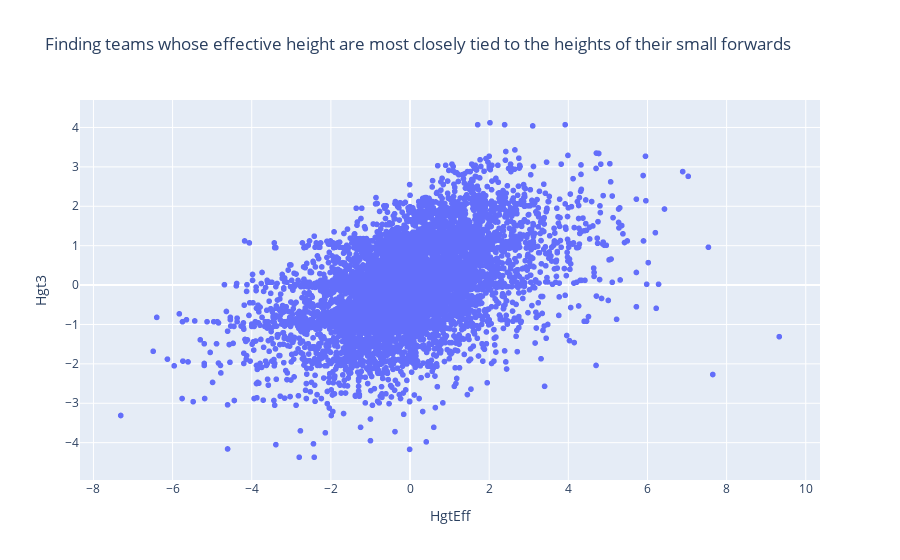

Source (notebook cell):
### Code cell
fig = px.scatter(
multivariatecopy,
x='HgtEff',
y='Hgt3',
hover_name='Team/Year',
title='Finding teams whose effective height are most closely tied to the heights of their small forwards'
)
fig.show()

### Figure 1 — Plotly figure (JSON) as saved in the notebook; plotly's stock layout.template omitted (floating-point values rounded to 4 significant figures; data arrays with more than 128 entries replaced by an {"elided": "..."} marker saying what was removed)
{"data": [{"hovertemplate": "<b>%{hovertext}</b><br><br>HgtEff=%{x}<br>Hgt3=%{y}<extra></extra>", "hovertext": {"elided": "6660 str values"}, "legendgroup": "", "marker": {"color": "#636efa", "symbol": "circle"}, "mode": "markers", "name": "", "showlegend": false, "type": "scattergl", "x": {"elided": "6660 float values"}, "xaxis": "x", "y": {"elided": "6660 float values"}, "yaxis": "y"}], "layout": {"legend": {"tracegroupgap": 0}, "title": {"text": "Finding teams whose effective height are most closely tied to the heights of their small forwards"}, "xaxis": {"anchor": "y", "domain": [0, 1], "title": {"text": "HgtEff"}}, "yaxis": {"anchor": "x", "domain": [0, 1], "title": {"text": "Hgt3"}}}}
